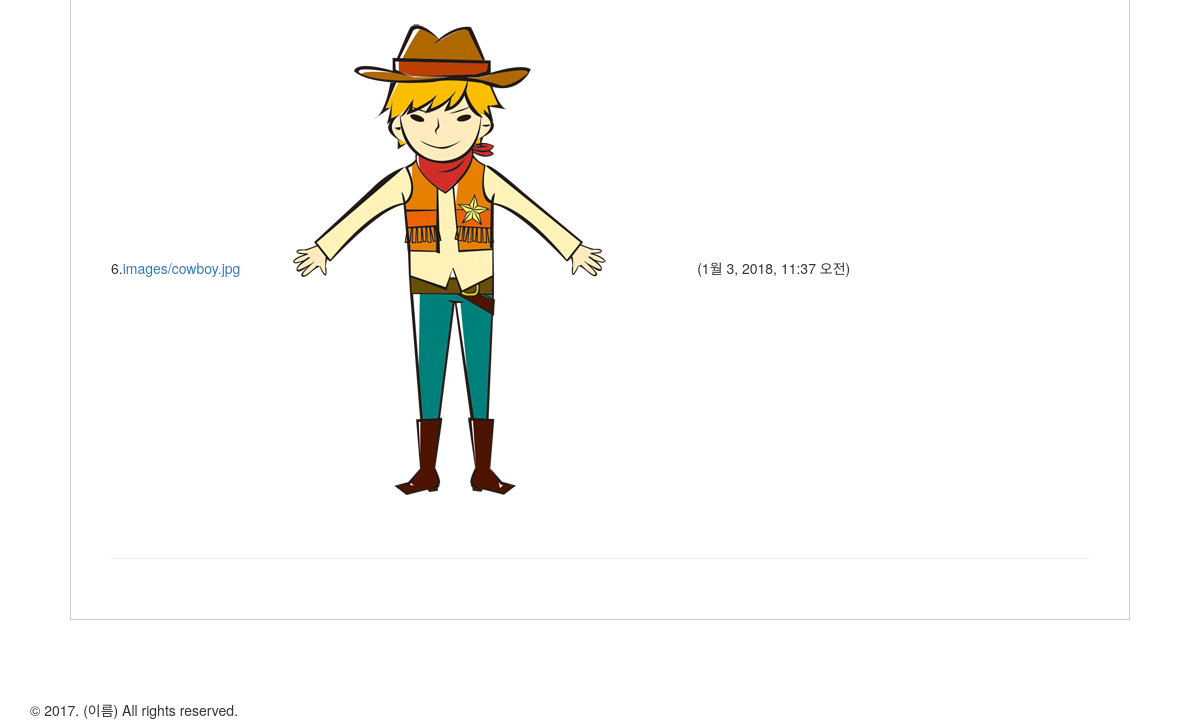
Page /board/upload/ (lower part) on the earlier database version.
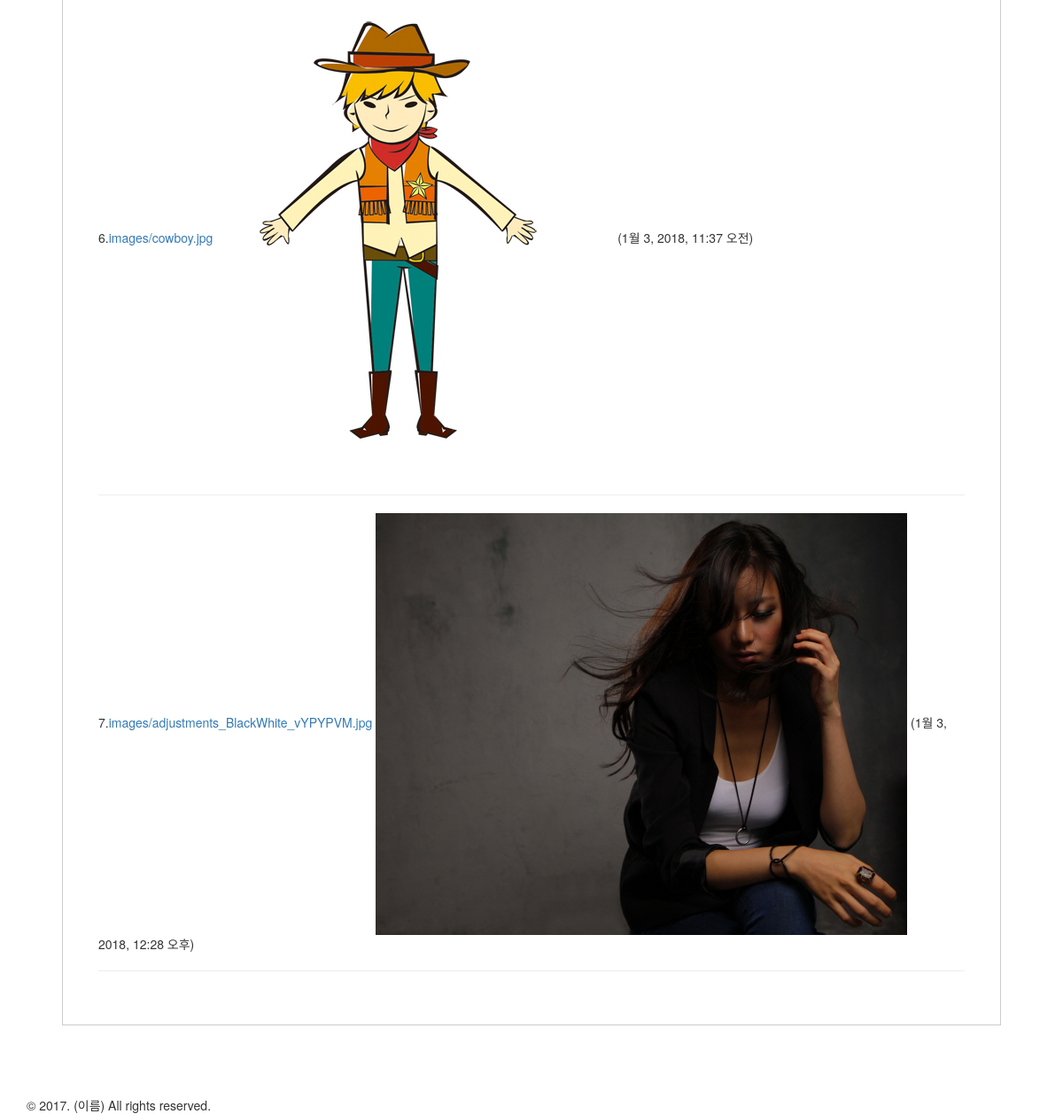
Same page on the later database version.
### board/models.py (models this page shows)
class Upload(models.Model):
    pic = models.FileField(upload_to="images/")
    upload_date=models.DateTimeField(auto_now_add =True)

### board/views.py (the view)
def image(request):
    if request.method=="POST":
        img = UploadForm(request.POST, request.FILES)
        if img.is_valid():
            img.save()
            images=Upload.objects.all()
            return render(request,'board/image.html',{'form':img,'images':images})
    else:
        img=UploadForm()
        images=Upload.objects.all()
    return render(request,'board/image.html',{'form':img,'images':images})

### board/templates/board/image.html (shortened to what this page needs)
{% extends 'board/base_board.html' %}
{% block content %}
<div style="padding:40px;margin:40px;border:1px solid #ccc">
    {% for img in images %}
        {{forloop.counter}}.<a href="{{ img.pic.url }}">{{ img.pic.name }}</a>
        <img src="{{ img.pic.url }}" alt="{{ img.pic.name }}">
        ({{img.upload_date}})<hr />
    {% endfor %}
</div>
{% endblock %}

Differences in the rows shown:
added Upload: pic.name "images/adjustments_BlackWhite_vYPYPVM.jpg", pic (picture), upload_date "1월 3, 2018, 12:28 오후"
